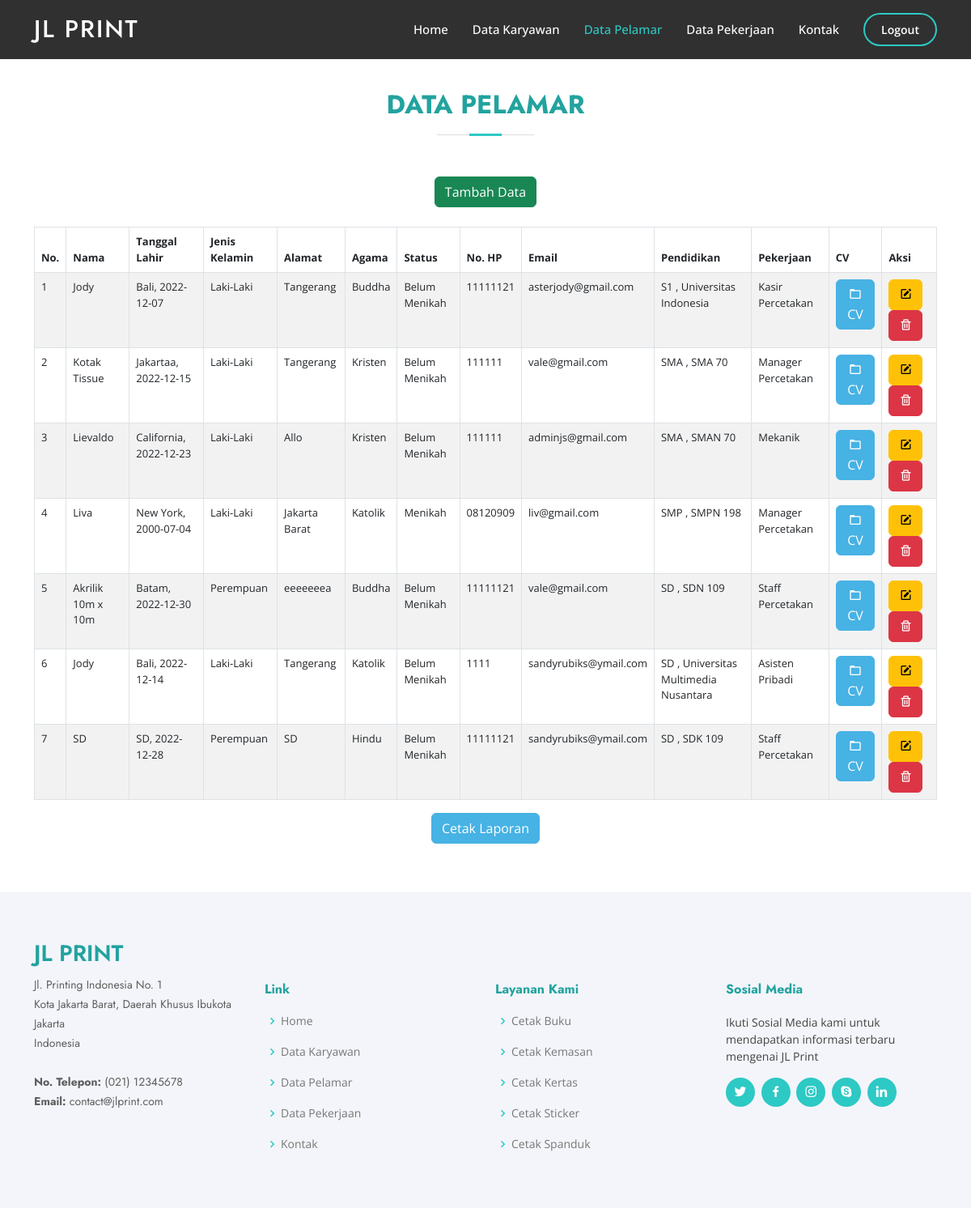
Page /admin/pelamar.php (signed in) on the earlier database version.
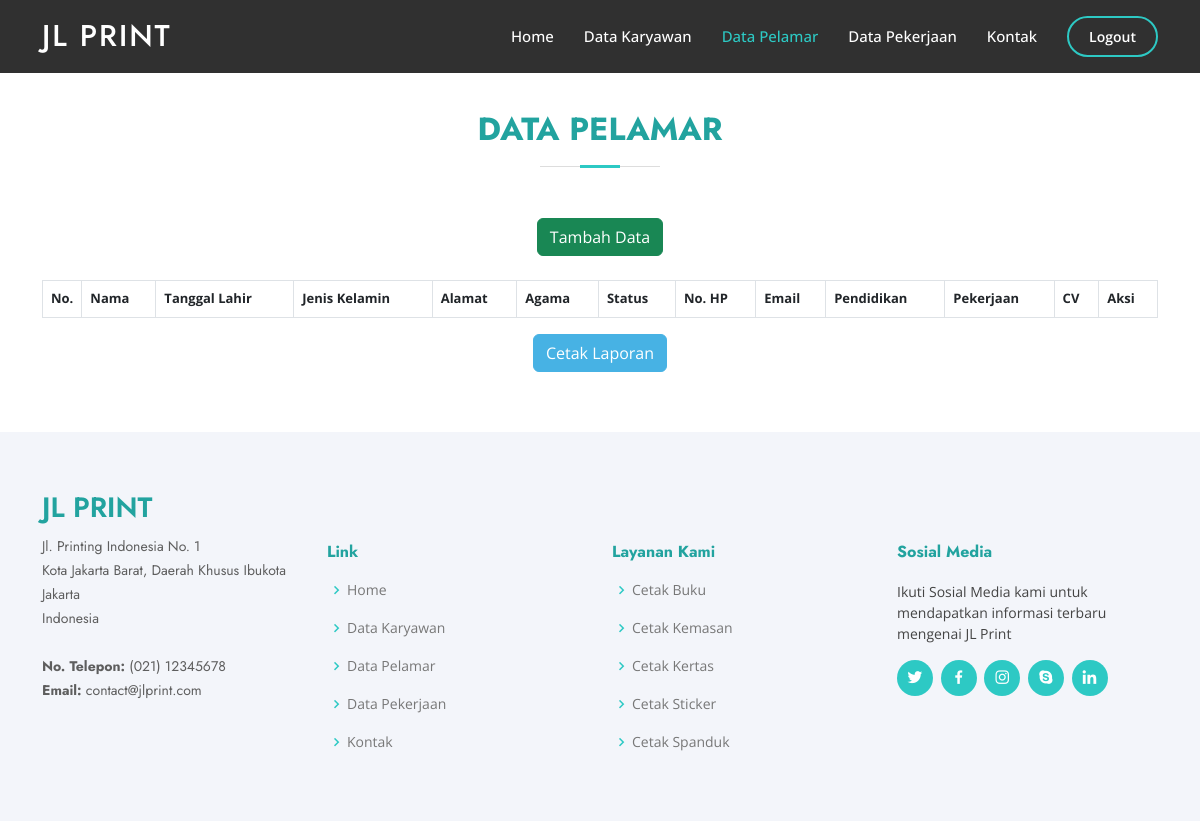
Same page on the later database version.
### tables this page shows
CREATE TABLE `pelamar` (
  `id` int(12) NOT NULL,
  `nama` varchar(50) NOT NULL,
  `tempat` varchar(50) NOT NULL,
  `tanggal` date NOT NULL,
  `jk` varchar(50) NOT NULL,
  `alamat` varchar(200) NOT NULL,
  `agama` varchar(50) NOT NULL,
  `status` varchar(50) NOT NULL,
  `nohp` varchar(50) NOT NULL,
  `email` varchar(50) NOT NULL,
  `pendidikan` varchar(50) NOT NULL,
  `namasekolah` varchar(50) NOT NULL,
  `pekerjaan` varchar(50) NOT NULL,
  `cv` varchar(100) NOT NULL
);

### admin/pelamar.php (the view, shortened to what the changed rows need)
<?php
  include '../db_connection.php';
?>
<!DOCTYPE html>
<html lang="en">
<head>
  <link rel="stylesheet" type="text/css" href="https://cdn.datatables.net/v/bs5/dt-1.13.1/datatables.min.css"/>
  <link href="https://cdnjs.cloudflare.com/ajax/libs/twitter-bootstrap/5.2.0/css/bootstrap.min.css" rel="stylesheet">
  <link href="https://cdn.datatables.net/1.13.1/css/dataTables.bootstrap5.min.css" rel="stylesheet">
  <link href="https://cdn.datatables.net/select/1.5.0/css/select.bootstrap5.min.css" rel="stylesheet">
  <link href="https://cdn.datatables.net/responsive/2.2.3/css/responsive.bootstrap.min.css" rel="stylesheet">
  <link href="https://cdn.datatables.net/responsive/2.2.3/css/responsive.jqueryui.min.css" rel="stylesheet">
  <link href="assets/vendor/aos/aos.css" rel="stylesheet">
  <link href="assets/vendor/bootstrap/css/bootstrap.min.css" rel="stylesheet">
  <link href="assets/vendor/bootstrap-icons/bootstrap-icons.css" rel="stylesheet">
  <link href="assets/vendor/boxicons/css/boxicons.min.css" rel="stylesheet">
  <link href="assets/vendor/glightbox/css/glightbox.min.css" rel="stylesheet">
  <link href="assets/vendor/remixicon/remixicon.css" rel="stylesheet">
  <link href="assets/vendor/swiper/swiper-bundle.min.css" rel="stylesheet">
  <link href="assets/css/jlstyles.css" rel="stylesheet">
</head>
<body>
  <header id="header" class="fixed-top ">
    <div class="container d-flex align-items-center">
      <h1 class="logo me-auto"><a href="#">JL Print</a></h1>
    </div>
  </header>
  <main id="main">
  <section id="contact" class="contact">
    <div class="container" data-aos="fade-up">
      <div class="col-12">
        <div class="section-title">
          <h2>Data Pelamar</h2>
        </div>
        <br>
        <div class="row">
          <div class=" mt-5 mt-lg-0 flex align-items-center">
            <table id="example" class="table display table-bordered table-striped" style="width:100%">
            <thead>
                <tr>
                    <th width="20px">No.</th>
                    <th>Nama</th>
                    <th>Tanggal Lahir</th>
                    <th>Jenis Kelamin</th>
                    <th>Alamat</th>
                    <th>Agama</th>
                    <th>Status</th>
                    <th>No. HP</th>
                    <th>Email</th>
                    <th>Pendidikan</th>
                    <th>Pekerjaan</th>
                    <th>CV</th>
                    <th>Aksi</th>
                </tr>
            </thead>
            <tbody>
              <?php
                $no= 1;
                $query = mysqli_query($conn, 'SELECT * FROM `pelamar` ORDER BY `pelamar`.`pendidikan` DESC');
                while ($data = mysqli_fetch_array($query)) {
              ?>
                <tr>
                    <td><?php echo $no++ ?></td>
                    <td><?php echo $data['nama']?></td>
                    <td><?php echo $data['tempat']?>, <?php echo $data['tanggal']?></td>
                    <td><?php echo $data['jk']?></td>
                    <td><?php echo $data['alamat']?></td>
                    <td><?php echo $data['agama']?></td>
                    <td><?php echo $data['status']?></td>
                    <td><?php echo $data['nohp']?></td>
                    <td><?php echo $data['email']?></td>
                    <td>
                    <?php
                      if($data['pendidikan']==1){
                        echo "SD";
                      }else if($data['pendidikan']==2){
                        echo "SMP";
                      }else if($data['pendidikan']==3){
                        echo "SMA";
                      }else if($data['pendidikan']==4){
                        echo "S1";
                      }else if($data['pendidikan']==5){
                        echo "S2";
                      }
                      ?> ,
                    <?php echo $data['namasekolah']?>
                    </td>
                    <td><?php echo $data['pekerjaan']?></td>
                    <td><a type="button" class="btn btn-primary" href="../documents/<?php echo $data['cv'];?>"><i class='bx bx-folder'></i>CV</a></td>
                    <td>
                    <a type="button" class="btn btn-warning" href='pelamar_edit.php?id=<?php echo $data['id']; ?> '><i class='bx bxs-edit'></i></a>
                    <a type="button" class="btn btn-danger" href='forms/pelamar_delete_act.php?id=<?php echo $data['id']; ?> ' onclick="javascript: return confirm('Anda Yakin Ingin Menghapus Data?')"><i class='bx bx-trash' ></i></a>
                    </td>
                </tr>
                <?php } ?>
            </tbody>
            </table>
          </div>
        </div>
      </div>
    </div>
  </section>
  </main>
</body>
</html>

Differences in the rows shown:
removed pelamar: nama "Jody", tempat "Bali", tanggal "2022-12-07", jk "Laki-Laki", alamat "Tangerang", agama "Buddha", status "Belum Menikah", nohp "11111121", email "asterjody@gmail.com", pendidikan "S1", namasekolah "Universitas Indonesia", pekerjaan "Kasir Percetakan"
removed pelamar: nama "Kotak Tissue", tempat "Jakartaa", tanggal "2022-12-15", jk "Laki-Laki", alamat "Tangerang", agama "Kristen", status "Belum Menikah", nohp "111111", email "vale@gmail.com", pendidikan "SMA", namasekolah "SMA 70", pekerjaan "Manager Percetakan"
removed pelamar: nama "Lievaldo", tempat "California", tanggal "2022-12-23", jk "Laki-Laki", alamat "Allo", agama "Kristen", status "Belum Menikah", nohp "111111", email "adminjs@gmail.com", pendidikan "SMA", namasekolah "SMAN 70", pekerjaan "Mekanik"
removed pelamar: nama "Liva", tempat "New York", tanggal "2000-07-04", jk "Laki-Laki", alamat "Jakarta Barat", agama "Katolik", status "Menikah", nohp "08120909", email "liv@gmail.com", pendidikan "SMP", namasekolah "SMPN 198", pekerjaan "Manager Percetakan"
removed pelamar: nama "Akrilik 10m x 10m", tempat "Batam", tanggal "2022-12-30", jk "Perempuan", alamat "eeeeeeea", agama "Buddha", status "Belum Menikah", nohp "11111121", email "vale@gmail.com", pendidikan "SD", namasekolah "SDN 109", pekerjaan "Staff Percetakan"
removed pelamar: nama "Jody", tempat "Bali", tanggal "2022-12-14", jk "Laki-Laki", alamat "Tangerang", agama "Katolik", status "Belum Menikah", nohp "1111", email "sandyrubiks@ymail.com", pendidikan "SD", namasekolah "Universitas Multimedia Nusantara", pekerjaan "Asisten Pribadi"
removed pelamar: nama "SD", tempat "SD", tanggal "2022-12-28", jk "Perempuan", alamat "SD", agama "Hindu", status "Belum Menikah", nohp "11111121", email "sandyrubiks@ymail.com", pendidikan "SD", namasekolah "SDK 109", pekerjaan "Staff Percetakan"
